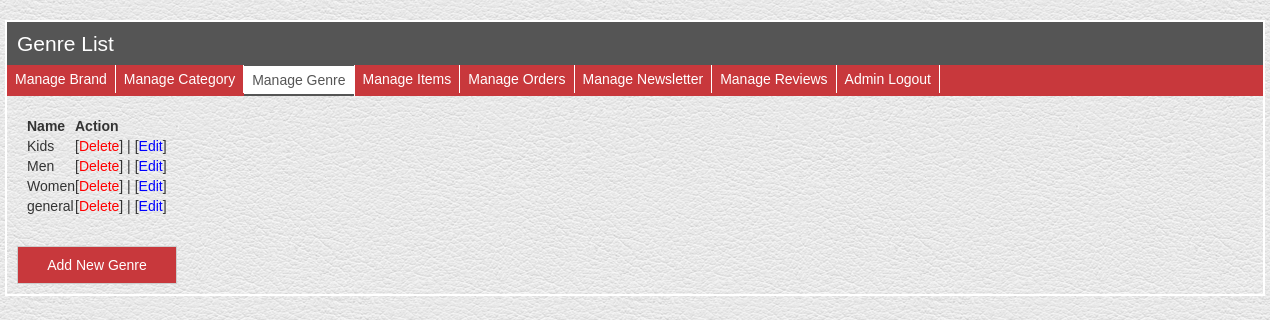
Screenshot of /admin/genrelist.php with the database file from the repository.
### tables this page shows
CREATE TABLE `gen` (
  `genid` int(100) NOT NULL,
  `genre` varchar(255) NOT NULL
);

### admin/genrelist.php (the view, shortened to what this page needs)
<?php
include 'config.php';
?>
<!DOCTYPE html>
<html>
<head>
   <link rel="stylesheet" type="text/css" href="../DataTables/datatables.min.css"/>
   <link rel="stylesheet" href="css/bootstrap.min.css">
   <link rel="stylesheet" href="css/style.css">
</head>
<body>
	<h1>Genre List</h1>
<ul class="menu">
  <li><a href="brandlist.php">Manage Brand</a></li>
  <li><a href="categorylist.php">Manage Category</a></li>
  <li><a class="active" href="genrelist.php">Manage Genre</a></li>
  <li><a href="productlist.php">Manage Items</a></li>
  <li><a href="orderlist.php">Manage Orders</a></li>
  <li><a href="newsletterlist.php">Manage Newsletter</a></li>
  <li><a href="reviewlist.php">Manage Reviews</a></li>
  <li><a href="logout.php">Admin Logout</a></li>
</ul>
<ul class="list">
<table id="tableid" class="display">
		<thead>
		<tr>
			<th>Name</th>
      <th>Action</th>
		</tr>
	</thead>
	<tbody>
		 <?php
          $sql = $mysqli->query("SELECT * FROM gen");
          if($sql){
              while($obj = $sql->fetch_object()) { ?>
<tr>
              <td><?= $obj->genre ?></td>
              <td>
                [<a href="genredelete.php?id=<?php echo $obj->genid ?>" class="del" onClick="return confirm('Are you sure')">Delete</a>] |
                [<a href="genreedit.php?id=<?php echo $obj->genid ?>">Edit</a>]
              </td>
</tr>
<?php } } ?>
 	</tbody>
	</table>
</ul>
<a href="genrenew.php" class="new">Add New Genre</a>
<br style="clear:both">
</body>
</html>

### admin/css/style.css (style rules this page uses)
body { background:url(../logo/white_leather.png); }
body { font-family: Arial, Helvetica, sans-serif; margin: 20px auto; }
h1 { padding: 10px; font-size: 21px; background: #555; margin: 0; color: #fff; }
ul.list { list-style: none; margin: 20px; padding: 0; }
ul.list a { color: blue; }
ul.list a.del { color: red; }
a.new { display: block; padding: 8px 0; text-align: center; width: 160px; margin: 10px; color: #fff; background: #c8383c; border: 1px solid #ccc; text-decoration: none; }
ul.menu { list-style: none; margin: 0; padding: 0; overflow: hidden; background: #c8383c; }
ul.menu li { float: left; border-right: 1px solid #fff; }
ul.menu a { display: block; padding: 4px 8px; text-decoration: none; color: #fff; }
ul.menu a.active { background: #fff; color:#555; border-top: 1px solid #555; border-bottom: 2px solid #555; }
a.new { float: left; }

### admin/genrelist.php (style rules this page uses)
body { width: 1260px; border: 2px solid #fff; }

### rows the page displays
gen: genre "Kids"
gen: genre "Men"
gen: genre "Women"
gen: genre "general"
